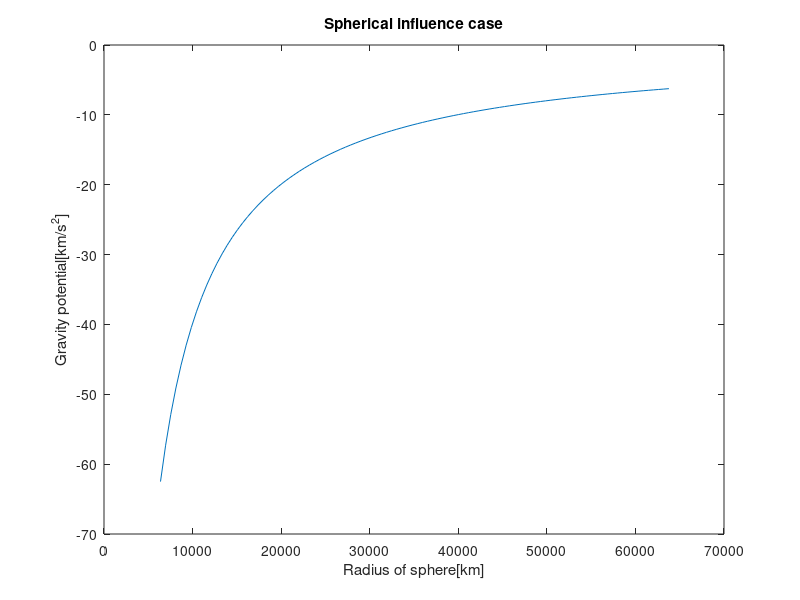

Here is the MATLAB script that generated this plot:
%%%%%%%%%%%%%%%%%%%%%%%%%%%
%%% 우주역학특론 HW-6_1 %%%
%%% 24114529_임형구    %%%
%%%%%%%%%%%%%%%%%%%%%%%%%%%
clear all;
close all;
clc;

muE = 3.986004415e5;      % Earth
R = 6378;                 % Earth Radius
r = linspace(R,10*R,100); % Radius of Sphere

% Gravity Potential Function HW-1%
for i = 1:length(r)
    V_0(i) = - muE/r(i);
end

figure();
plot(r,V_0);
ylabel("Gravity potential[km/s^2]");
xlabel("Radius of sphere[km]");
title("Spherical influence case");